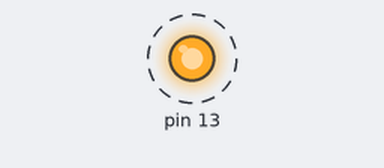
The sketch below on a simulated Arduino Uno, built with avr-gcc and run on an emulated ATmega328P. On the bench: output pins drawn as LEDs (lit = HIGH). Dashed ring = blinking.

Above: at 0.05 s.
Timing chart, 0 to 3.0 s (numbered marks = the images above):
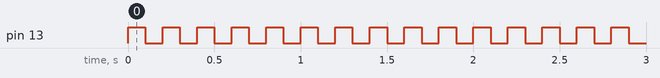

Measured:
- by itself, pin 13: alternates HIGH for 0.10 s and LOW for 0.10 s

The sketch:

mic2_week1.ino
```cpp
/*
  MIC2 Week 1. Basics

  Author <Student name>
         <Student number>
  Date   dd/mm/yyyy
*/
#include <avr/io.h>
#include <util/delay.h>

int main(void) {
  // Configure PB5 so it will be an output pin
  DDRB |= (1 << DDB5);

  while (1) {
    // LED connected to PB5 on and wait
    PORTB |= (1 << PORTB5);
    _delay_ms(100);

    // LED connected to PB5 off and wait
    PORTB &= ~(1 << PORTB5);
    _delay_ms(100);
  }
}
```
